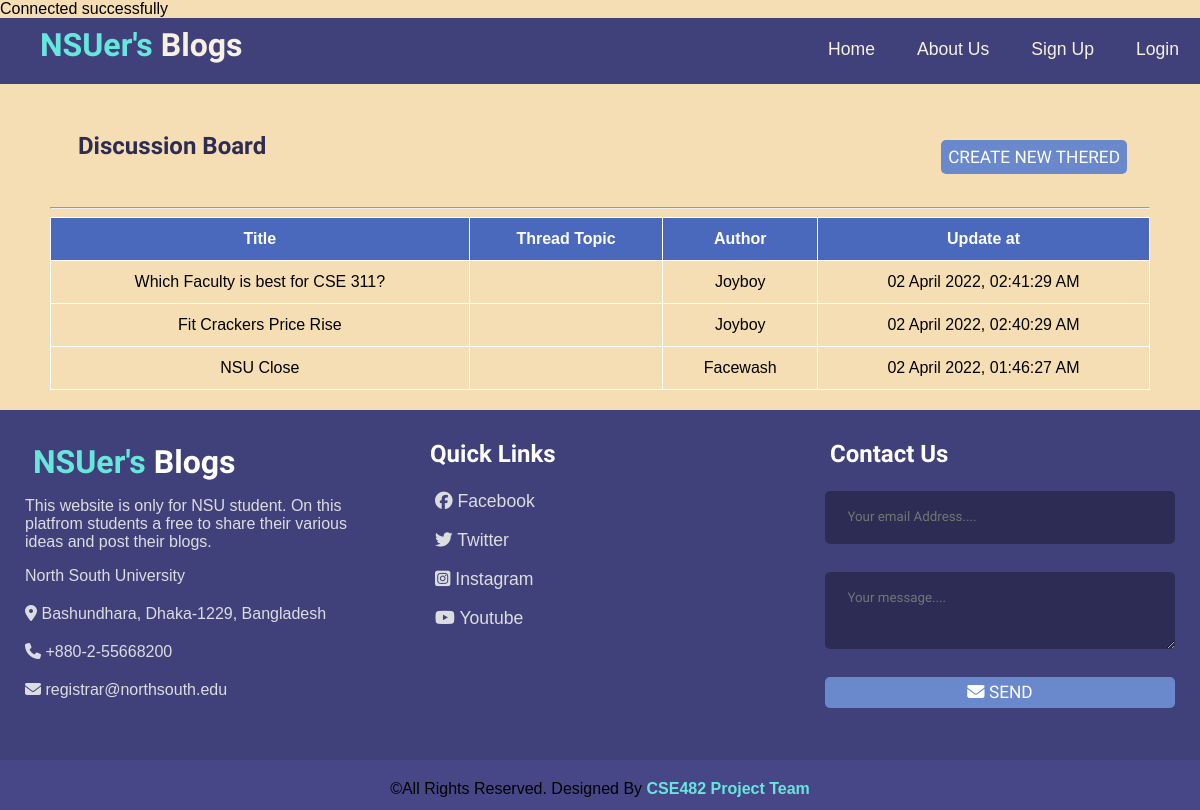
/Blog/discussion.php, run on an earlier commit of the app's database.
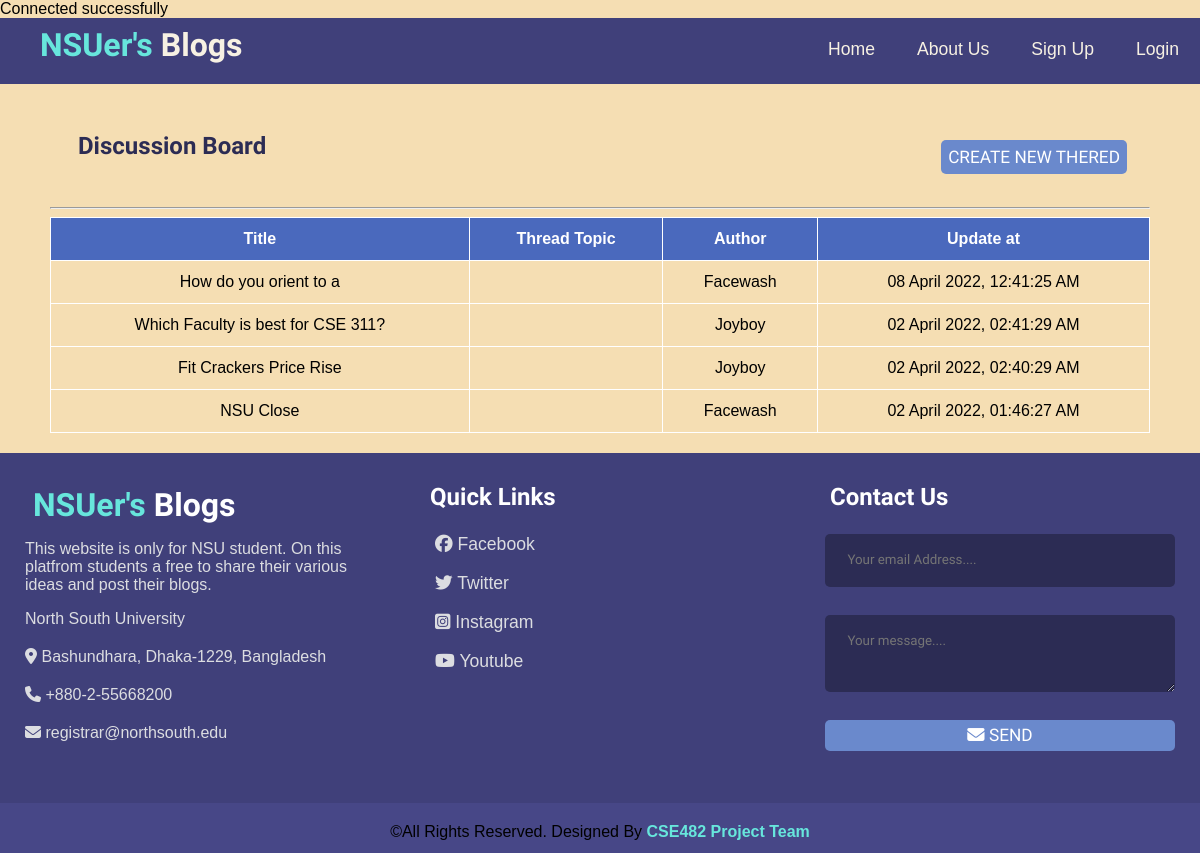
And on a later commit of the database.
### tables this page shows
CREATE TABLE IF NOT EXISTS `threads` (
  `id` int(11) NOT NULL AUTO_INCREMENT,
  `user_id` int(11) NOT NULL,
  `thread_topic_id` int(11) NOT NULL,
  `title` varchar(255) NOT NULL,
  `body` text NOT NULL,
  `published` tinyint(4) NOT NULL,
  `created_at` datetime NOT NULL DEFAULT current_timestamp(),
  `update_at` datetime NOT NULL DEFAULT current_timestamp(),
  PRIMARY KEY (`id`),
  KEY `thread_topic_id` (`thread_topic_id`)
);

CREATE TABLE IF NOT EXISTS `users` (
  `id` int(11) NOT NULL AUTO_INCREMENT,
  `admin` tinyint(4) NOT NULL,
  `username` varchar(255) NOT NULL,
  `email` varchar(255) NOT NULL,
  `password` varchar(255) NOT NULL,
  `first_name` varchar(50) NOT NULL,
  `last_name` varchar(50) NOT NULL,
  `profile_tagline` varchar(255) NOT NULL,
  `location` varchar(60) NOT NULL,
  `about_me` text NOT NULL,
  `fb_link` varchar(255) NOT NULL,
  `tw_link` varchar(255) NOT NULL,
  `lk_link` varchar(255) NOT NULL,
  `yt_link` varchar(255) NOT NULL,
  `created_at` datetime NOT NULL DEFAULT current_timestamp(),
  PRIMARY KEY (`id`),
  UNIQUE KEY `email` (`email`)
);

### Blog/app/database/db.php (called while the page is built, shortened)
<?php
require("connect.php");
function executeQuery($sql, $data)
{
    global $conn;
    $statement = $conn->prepare($sql);
    $values = array_values($data);
    $types = str_repeat('s', count($values));
    $statement->bind_param($types, ...$values);
    $statement->execute();
    return $statement;
}
function getPublishedThreads()
{
    $sql = "SELECT
            t.*, u.username
            FROM threads as t
            JOIN users as u
            ON t.user_id = u.id
            WHERE t.published = ?
            ORDER BY t.update_at DESC";
    $statement = executeQuery($sql, ['published' => 1]);
    $result = $statement->get_result();
    $threads = $result->fetch_all(MYSQLI_ASSOC);
    return $threads;
}

### Blog/discussion.php (the view, shortened to what this page needs)
<?php
$threads = array();
$threadTitle = 'Discussion Board';
$thread_topics = selectOne('thread_topics', ['id' => $_GET['id']]);
$thread_topic_id = $thread_topics['id'];
$thread_topic_title = $thread_topics['name'];
if (isset($thread_topic_id)) {
    $threads = getThreadsByThreadTopicId($thread_topic_id);
    $threadTitle = $thread_topic_title;
} else {
    $threads = getPublishedThreads();
}
?>
<!DOCTYPE html>
<html lang="en">
<head>
    <link rel="stylesheet" href="assets/css/style.css">
</head>
<body>
    <?php include(ROOT_PATH . "/app/includes/header.php") ?>
    <main class="container mtb-2">
        <section class="discussion-header">
            <div class="discussion-title">
                <h1><?php echo $threadTitle ?></h1>
            </div>
            <div class="discussion-create">
                <div class="mt-2">
                    <a href="#" class="btn">Create New Thered</a>
                </div>
            </div>
        </section>
        <div>
            <hr />
        </div>
        <section>
            <div>
                <table>
                    <thead>
                        <th>Title</th>
                        <th>Thread Topic</th>
                        <th>Author</th>
                        <th>Update at</th>
                    </thead>
                    <tbody>
                    <tbody>
                        <?php foreach ($threads as $thread) : ?>
                            <tr>
                                <td>
                                    <a href="thread.php?id=<?php echo $thread['id']; ?>">
                                        <?php echo $thread['title'] ?>
                                    </a>
                                </td>
                                <td>
                                </td>
                                <td>
                                    <?php echo ucfirst($thread['username']); ?>
                                </td>
                                <td>
                                    <?php echo date('d F Y, h:i:s A', strtotime($thread['update_at'])); ?>
                                </td>
                            </tr>
                        <?php endforeach; ?>
                    </tbody>
                    </tbody>
                </table>
            </div>
        </section>
    </main>
    <?php include(ROOT_PATH . "/app/includes/footer.php") ?>
</body>
</html>

What changed in the data, as far as the page shows it:
added threads: title "How do you orient to a", user.username "Facewash", update_at "08 April 2022, 12:41:25 AM"
